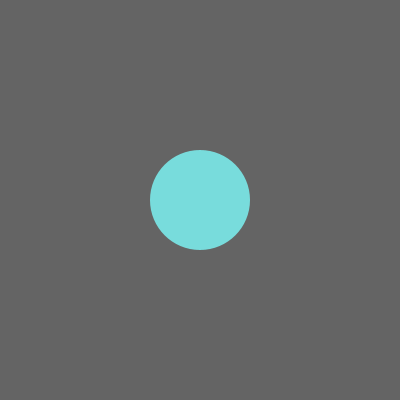
Frame 1 (no input)
Frame 60 (the mouse pressed at the canvas centre just before this capture): identical to frame 1, image omitted
Frame 120 (the mouse held since frame 60 and released just before this capture): identical to frame 1, image omitted

The Processing sketch that drew this single still picture (run headless with seeded random() and noise(); from frame 60 on, the mouse is pressed at the canvas centre):

// Processing sketch: ArrowKeys
// ── ArrowKeys.pde
// ArrowKeys
//
// Move a circle using arrow key states.
//
// Dan Wilcox danomatika.com 2016

// circle position
float x, y;

// arrow key states
boolean leftDown = false;
boolean rightDown = false;
boolean upDown = false;
boolean downDown = false;

void setup() {
    size(400, 400);
    
    // start in the middle
    x = width/2;
    y = height/2;
}

void draw() {
  background(100);
  
  // update position
  if(leftDown) {
    x = x - 5;
  }
  if(rightDown) {
    x = x + 5;  
  }
  if(upDown) {
    y = y - 5;
  }
  if(downDown) {
    y = y + 5;
  }
  
  // draw
  noStroke();
  fill(120, 220, 220);
  ellipse(x, y, 100, 100);
}

// set the arrow key states when pressed
void keyPressed() {
  if(key == CODED) {
    if(keyCode == LEFT) {
      leftDown = true;
    }
    else if(keyCode == RIGHT) {
      rightDown = true;  
    }
    else if(keyCode == UP) {
      upDown = true;
    }
    else if(keyCode == DOWN) {
      downDown = true;
    }
  }
}

// set the arrow key states when released
void keyReleased() {
  if(key == CODED) {
    if(keyCode == LEFT) {
      leftDown = false;
    }
    else if(keyCode == RIGHT) {
      rightDown = false;  
    }
    else if(keyCode == UP) {
      upDown = false;
    }
    else if(keyCode == DOWN) {
      downDown = false;
    }
  }
}
